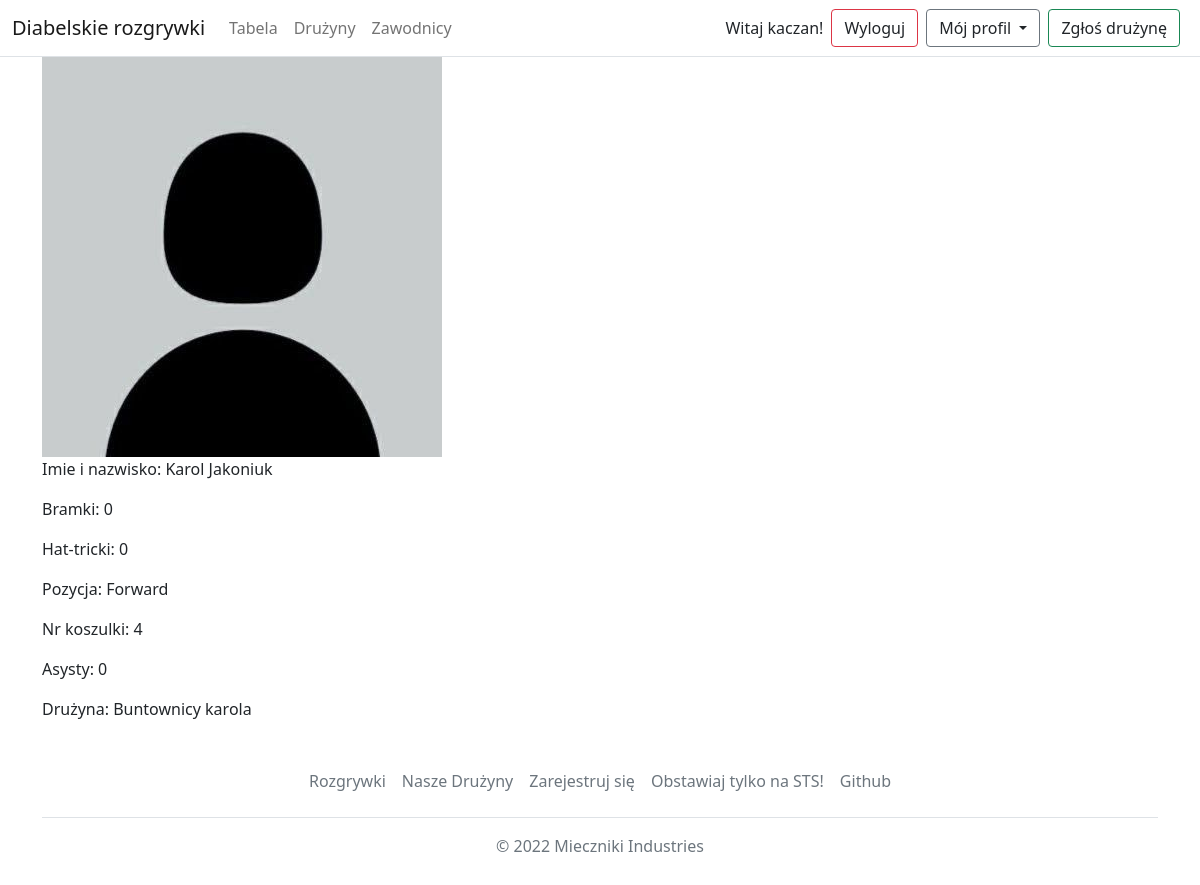
/player/37 (signed in), run on the app's committed database.
### Football/models.py (models this page shows, shortened)
class Player(models.Model):
    user = models.OneToOneField(User,on_delete=models.CASCADE,null=True)
    name = models.CharField(max_length=30)
    surname = models.CharField(max_length=30)
    position = models.ForeignKey(Position,on_delete=models.CASCADE,null=True)
    shirt_number = models.IntegerField(null=True, validators=[MinValueValidator(1),MaxValueValidator(99)])
    team = models.ForeignKey(Team,null=True,on_delete=models.SET_NULL)
    image = models.ImageField(upload_to='images/players/',null=False,default='images/default_profile_picture.jpg')
    captain = models.BooleanField(null=False,default=False)
    mod = models.BooleanField(null=False,default=False)
    def get_goals(self):
        goals = Goal.objects.all().filter(player = self)
        return goals
    def get_assists(self):
        assists = Asist.objects.all().filter(player = self)
        return assists
    def get_hat_tricks(self):
        goals = Goal.objects.all().filter(player = self)
        goals = goals.values('match').annotate(total = Count('player'))
        count = 0
        for i in goals:
            if i['total'] >= 3:
                count+=1
        return count
    def get_absolute_url(self):
        return reverse('football:player_detail',args=[self.id])
    def __str__(self):
        return f'{self.name} {self.surname}'

class Position(models.Model):
    title = models.CharField(max_length=30)
    def __str__(self):
        return self.title

class Team(models.Model):
    name = models.CharField(max_length=30)
    slug = models.SlugField(max_length=30,unique=True)
    image = models.ImageField(upload_to='images/teams')
    def __str__(self):
        return self.name
    def get_absolute_url(self):
        return reverse('football:team_detail',args=[self.slug])

### Football/views.py (the view)
# urls.py: path('player/<int:id>',views.player_detail,name='player_detail'),
def player_detail(request,id):
    player = get_object_or_404(Player,id=id)
    if request.method=="POST":
        send_invite_to_team(f'Zostałeś zaproszony przez {request.user.player.__str__()} do drużyny'
                            f'{request.user.player.team.__str__()}',request.user.player,player,request.user.player.team)
        return redirect('football:all_players')
    return render(request, 'player/player_detail.html', {'player':player})

### Football/ext_methods.py (called while the page is built)
def get_teams(request):
    return {'teams' : Team.objects.all()}

### templates/player/player_detail.html (shortened to what this page needs)
{% extends 'base.html' %}
{% block content %}
    <div>
        <img src="{{ player.image.url }}">
        <p>Imie i nazwisko: {{ player.name }} {{ player.surname }}</p>
        <p>Bramki: {{ player.get_goals.count }}</p>
        <p>Hat-tricki: {{ player.get_hat_tricks }}</p>
        <p>Pozycja: {{ player.position }}</p>
        <p>Nr koszulki: {{ player.shirt_number }}</p>
        <p>Asysty: {{ player.get_assists.count }}</p>
        <p>Drużyna: {{ player.team }}</p>
    </div>
{% endblock %}

### templates/base.html (shortened to what this page needs)
{% load static %}
<!DOCTYPE html>
<html lang="en">
<head>
    <link href="https://cdn.jsdelivr.net/npm/bootstrap@5.1.3/dist/css/bootstrap.min.css" rel="stylesheet">
</head>
<body>
    <header>
        <nav class="navbar navbar-expand-md navbar-light bg-white border-bottom">
            <div class="container-fluid">
                <a class="navbar-brand" href="{% url 'football:home' %}">Diabelskie rozgrywki</a>
                <div class="collapse navbar-collapse" id="navbarCollapse">
                    <ul class="navbar-nav me-auto mb-2 mb-md-0">
                        <li class="nav-item active">
                            <a class="nav-link" aria-current="page" href="{% url "football:table" %}">Tabela</a>
                        </li>
                        <li class="nav-item">
                            <a class="nav-link" href="{% url 'football:all_teams' %}">Drużyny </a>
                        </li>
                        <li class="nav-item">
                            <a class="nav-link" href="{% url 'football:all_players' %}">Zawodnicy </a>
                        </li>
                    </ul>
                </div>
                    {% if user.is_authenticated %}
                        <span class="me-2">Witaj {{ user.username }}!</span><button class = "btn btn-outline-danger me-2"><a class="text-decoration-none text-dark" href = {% url "logout" %}>Wyloguj</a></button>
                        {% if user.player %}
                        <div class="dropdown">
                            <a class="dropdown-toggle btn me-2 btn-outline-secondary text-dark dropdown-toggle" href="#" id="id3" role="button"
                                data-bs-toggle="dropdown" aria-expanded="false">
                                Mój profil
                            </a>
                        </div>
                        {% endif %}
                        <button class="btn btn-outline-success me-2">
                            <a class="text-decoration-none text-dark" href = "{% url "football:register_team" %} ">Zgłoś drużynę</a>
                        </button>
                    {% else %}
                        <button class="btn btn-outline-success me-2"><a href = "{% url "login" %}" class="text-decoration-none text-dark">Zaloguj się</a></button>
                    {% endif %}
            </div>
        </nav>
    </header>
    <div id="content" class="container">{% block content %} {% endblock %}</div>
    <div class="container">
  <footer class="py-3 my-4">
    <ul class="nav justify-content-center border-bottom pb-3 mb-3">
      <li class="nav-item"><a href="{% url 'football:home' %}" class="nav-link px-2 text-muted">Rozgrywki</a></li>
      <li class="nav-item"><a href="{% url 'football:all_teams' %}" class="nav-link px-2 text-muted">Nasze Drużyny</a></li>
      <li class="nav-item"><a href="{% url 'users:register' %}" class="nav-link px-2 text-muted">Zarejestruj się</a></li>
      <li class="nav-item"><a href="https://www.sts.pl" class="nav-link px-2 text-muted">Obstawiaj tylko na STS!</a></li>
      <li class="nav-item"><a href="https://github.com/Miecznikk/szkieletowe_pilkanozna" class="nav-link px-2 text-muted">Github</a></li>
    </ul>
    <p class="text-center text-muted">&copy; 2022 Mieczniki Industries</p>
  </footer>
</div>
</body>
</html>

### data on the page
Player: image (placeholder picture), name "Karol", surname "Jakoniuk", get_goals.count "0", get_hat_tricks "0", position "Forward", shirt_number "4", get_assists.count "0", team "Buntownicy karola"

### other printed values
{{ user.username }} "kaczan"
